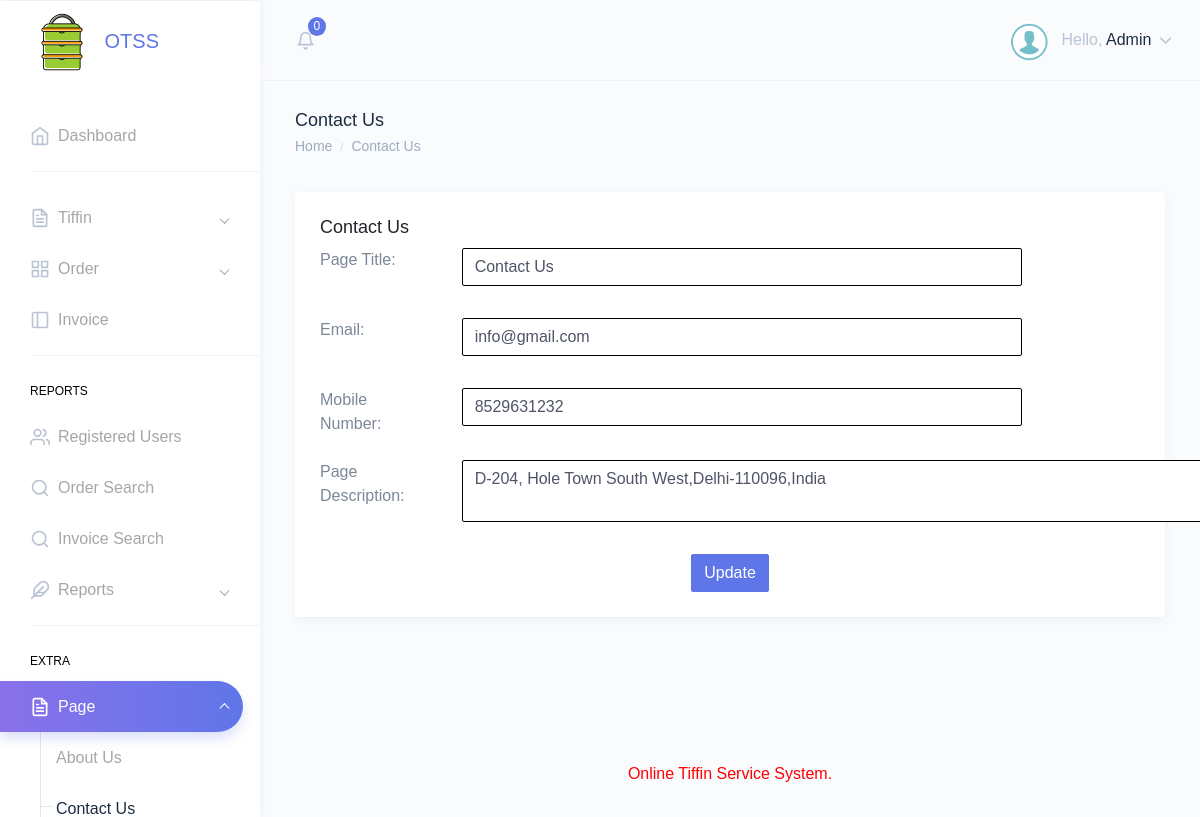
/admin/contactus.php (signed in), run on the app's committed database.
### tables this page shows
CREATE TABLE `tblpage` (
  `ID` int(10) NOT NULL,
  `PageType` varchar(120) DEFAULT NULL,
  `PageTitle` mediumtext DEFAULT NULL,
  `PageDescription` mediumtext DEFAULT NULL,
  `Email` varchar(200) DEFAULT NULL,
  `MobileNumber` bigint(10) DEFAULT NULL,
  `UpdationDate` timestamp NULL DEFAULT NULL ON UPDATE current_timestamp()
);

### admin/contactus.php (the view, shortened to what this page needs)
<?php
include('includes/dbconnection.php');
if (strlen($_SESSION['otssaid']==0)) {
  header('location:logout.php');
  } else{
  ?>
<!DOCTYPE html>
<html dir="ltr" lang="en">
<head>
    <link href="dist/css/style.min.css" rel="stylesheet">
   </head>
<body>
    <div id="main-wrapper" data-theme="light" data-layout="vertical" data-navbarbg="skin6" data-sidebartype="full" data-sidebar-position="fixed" data-header-position="fixed" data-boxed-layout="full">
     <?php include_once('includes/header.php');?>
        <?php include_once('includes/sidebar.php');?>
        <div class="page-wrapper">
            <div class="page-breadcrumb">
                <div class="row">
                    <div class="col-7 align-self-center">
                        <h4 class="page-title text-truncate text-dark font-weight-medium mb-1">Contact Us</h4>
                        <div class="d-flex align-items-center">
                            <nav aria-label="breadcrumb">
                                <ol class="breadcrumb m-0 p-0">
                                    <li class="breadcrumb-item"><a href="dashboard.php" class="text-muted">Home</a></li>
                                    <li class="breadcrumb-item text-muted active" aria-current="page">Contact Us</li>
                                </ol>
                            </nav>
                        </div>
                    </div>
                </div>
            </div>
            <div class="container-fluid">
                <div class="row">
                    <div class="col-12">
                        <div class="card">
                            <div class="card-body">
                                <h4 class="card-title">Contact Us</h4>
                                <form action="" method="post">
                                    <?php
$sql="SELECT * from  tblpage where PageType='contactus'";
$query = $dbh -> prepare($sql);
$query->execute();
$results=$query->fetchAll(PDO::FETCH_OBJ);
$cnt=1;
if($query->rowCount() > 0)
{
foreach($results as $row)
{               ?>
                                    <div class="form-body">
                                        <div class="form-group row">
                                            <label class="col-md-2">Page Title: </label>
                                            <div class="col-md-10">
                                                <div class="row">
                                                    <div class="col-md-10">
                                                        <div class="form-group">
                                                            <input type="text" class="form-control" id="exampleTextInput1" name="pagetitle" value="<?php  echo $row->PageTitle;?>" required='true'>
                                                        </div>
                                                    </div>
                                                </div>
                                            </div>
                                        </div>
                                        <div class="form-group row">
                                            <label class="col-md-2">Email: </label>
                                            <div class="col-md-10">
                                                <div class="row">
                                                    <div class="col-md-10">
                                                        <div class="form-group">
                                                            <input type="text" class="form-control" id="exampleTextInput1" name="email" value="<?php  echo $row->Email;?>" required='true'>
                                                        </div>
                                                    </div>
                                                </div>
                                            </div>
                                        </div>
                                        <div class="form-group row">
                                            <label class="col-md-2">Mobile Number: </label>
                                            <div class="col-md-10">
                                                <div class="row">
                                                    <div class="col-md-10">
                                                        <div class="form-group">
                                                            <input type="text" name="mobnum" id="mobnum" required="true" value="<?php  echo $row->MobileNumber;?>" class="form-control" maxlength="10" pattern="[0-9]+">
                                                        </div>
                                                    </div>
                                                </div>
                                            </div>
                                        </div>
                                        <div class="form-group row">
                                            <label class="col-md-2">Page Description: </label>
                                            <div class="col-md-10">
                                                <div class="row">
                                                    <div class="col-md-10">
                                                        <div class="form-group">
    <textarea type="text" name="pagedes" class="form-control" required='true' style="width:800px;"><?php  echo $row->PageDescription;?></textarea>
                                                        </div>
                                                    </div>
                                                </div>
                                            </div>
                                        </div>
                                    </div>
                                    <?php $cnt=$cnt+1;}} ?>
                                    <div class="form-actions">
                                        <div class="text-center">
                                            <button type="submit" class="btn btn-info" name="submit">Update</button>
                                           </div>
                                    </div>
                                </form>
                            </div>
                        </div>
                    </div>
                </div>
            </div>
          <?php include_once('includes/footer.php');?>
        </div>
    </div>
</body>
</html>
<?php }  ?>

### admin/includes/header.php (shortened to what this page needs)
<header class="topbar" data-navbarbg="skin6">
            <nav class="navbar top-navbar navbar-expand-md">
                <div class="navbar-header" data-logobg="skin6">
                    <div class="navbar-brand">
                        <a href="dashboard.php">
                            <b class="logo-icon">
                                <img src="assets/images/logo-icon.png" alt="homepage" class="dark-logo" />
                            </b>
                           <strong>OTSS</strong>
                        </a>
                    </div>
                </div>
                <div class="navbar-collapse collapse" id="navbarSupportedContent">
                    <ul class="navbar-nav float-left mr-auto ml-3 pl-1">
                        <li class="nav-item dropdown">
                            <?php
                        $sql ="SELECT * from  tblorder where Status is null ";
$query = $dbh -> prepare($sql);
$query->execute();
$totneworder=$query->rowCount();
?>
                            <a class="nav-link dropdown-toggle pl-md-3 position-relative" href="javascript:void(0)"
                                id="bell" role="button" data-toggle="dropdown" aria-haspopup="true"
                                aria-expanded="false">
                                <span><i data-feather="bell" class="svg-icon"></i></span>
                                <span class="badge badge-primary notify-no rounded-circle"><?php echo htmlentities($totneworder);?></span>
                            </a>
                        </li>
                    </ul>
                    <ul class="navbar-nav float-right">
                        <li class="nav-item dropdown">
                            <a class="nav-link dropdown-toggle" href="javascript:void(0)" data-toggle="dropdown"
                                aria-haspopup="true" aria-expanded="false">
                                <img src="assets/images/users/images.png" alt="user" class="rounded-circle"
                                    width="40">
                                    <?php
$aid=$_SESSION['otssaid'];
$sql="SELECT AdminName,Email from  tbladmin where ID=:aid";
$query = $dbh -> prepare($sql);
$query->bindParam(':aid',$aid,PDO::PARAM_STR);
$query->execute();
$results=$query->fetchAll(PDO::FETCH_OBJ);
$cnt=1;
if($query->rowCount() > 0)
{
foreach($results as $row)
{               ?>
                                <span class="ml-2 d-none d-lg-inline-block"><span>Hello,</span> <span
                                        class="text-dark"><?php  echo $row->AdminName;?></span> <i data-feather="chevron-down"
                                        class="svg-icon"></i></span><?php $cnt=$cnt+1;}} ?>
                            </a>
                        </li>
                    </ul>
                </div>
            </nav>
        </header>

### data on the page
tblpage: pagetitle "Contact Us", email "info@gmail.com", mobnum "8529631232", pagedes "D-204, Hole Town South West,Delhi-110096,India"

### other printed values
$totneworder "0"
$row->AdminName "Admin"
